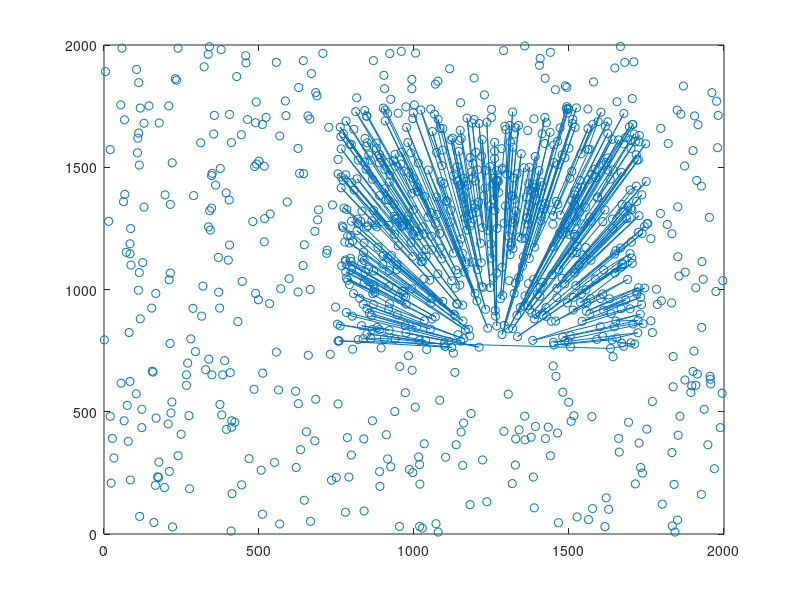

This figure's MATLAB source:
fid = fopen('data.txt');
n = fgetl(fid);
n_obs = fgetl(fid);
ratio = fgetl(fid);


n = str2num(n);
n_obs = str2num(n_obs);
ratio = str2num(ratio);

data = zeros([2,n]);
data1 = zeros([2,n_obs]);



for i=1:n
    temp = fgetl(fid);
    temp = str2num(temp);
    data(1,i) = temp(1);
    data(2,i) = temp(2);
end

for i=1:n_obs
    temp = fgetl(fid);
    temp = str2num(temp);
    data1(1,i) = temp(1);
    data1(2,i) = temp(2);
end
data1(1,n_obs+1) = data1(1,1);
data1(2,n_obs+1) = data1(2,1);
x = data1(1,:);
y = data1(2,:);
plot(x,y,'-o');
hold on;
scatter(data(1,:),data(2,:));
fclose(fid);